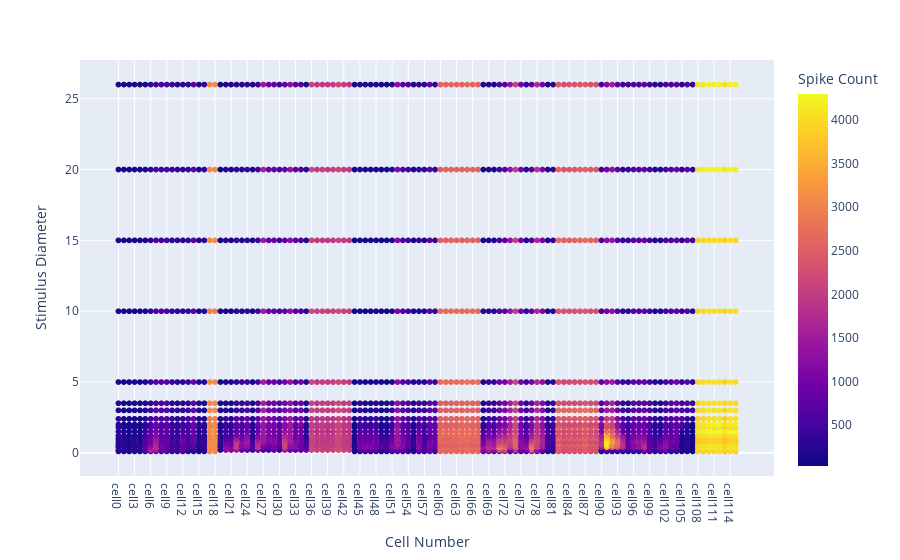

This figure's notebook cell:
### Code cell
fig = px.scatter(datadf,datadf["Cell Number"], datadf["Stimulus Diameter"],color =datadf['Spike Count'] )
fig.update_layout(
    autosize=True,)

fig.show()

### Figure 1 — Plotly figure (JSON) as saved in the notebook; plotly's stock layout.template omitted (floating-point values rounded to 4 significant figures; data arrays with more than 128 entries replaced by an {"elided": "..."} marker saying what was removed)
{"data": [{"hovertemplate": "Cell Number=%{x}<br>Stimulus Diameter=%{y}<br>Spike Count=%{marker.color}<extra></extra>", "legendgroup": "", "marker": {"color": {"elided": "2179 int values"}, "coloraxis": "coloraxis", "symbol": "circle"}, "mode": "markers", "name": "", "showlegend": false, "type": "scattergl", "x": {"elided": "2179 str values"}, "xaxis": "x", "y": {"elided": "2179 float values"}, "yaxis": "y"}], "layout": {"autosize": true, "coloraxis": {"colorbar": {"title": {"text": "Spike Count"}}, "colorscale": [[0, "#0d0887"], [0.1111, "#46039f"], [0.2222, "#7201a8"], [0.3333, "#9c179e"], [0.4444, "#bd3786"], [0.5556, "#d8576b"], [0.6667, "#ed7953"], [0.7778, "#fb9f3a"], [0.8889, "#fdca26"], [1, "#f0f921"]]}, "legend": {"tracegroupgap": 0}, "margin": {"t": 60}, "xaxis": {"anchor": "y", "domain": [0, 1], "title": {"text": "Cell Number"}}, "yaxis": {"anchor": "x", "domain": [0, 1], "title": {"text": "Stimulus Diameter"}}}}
